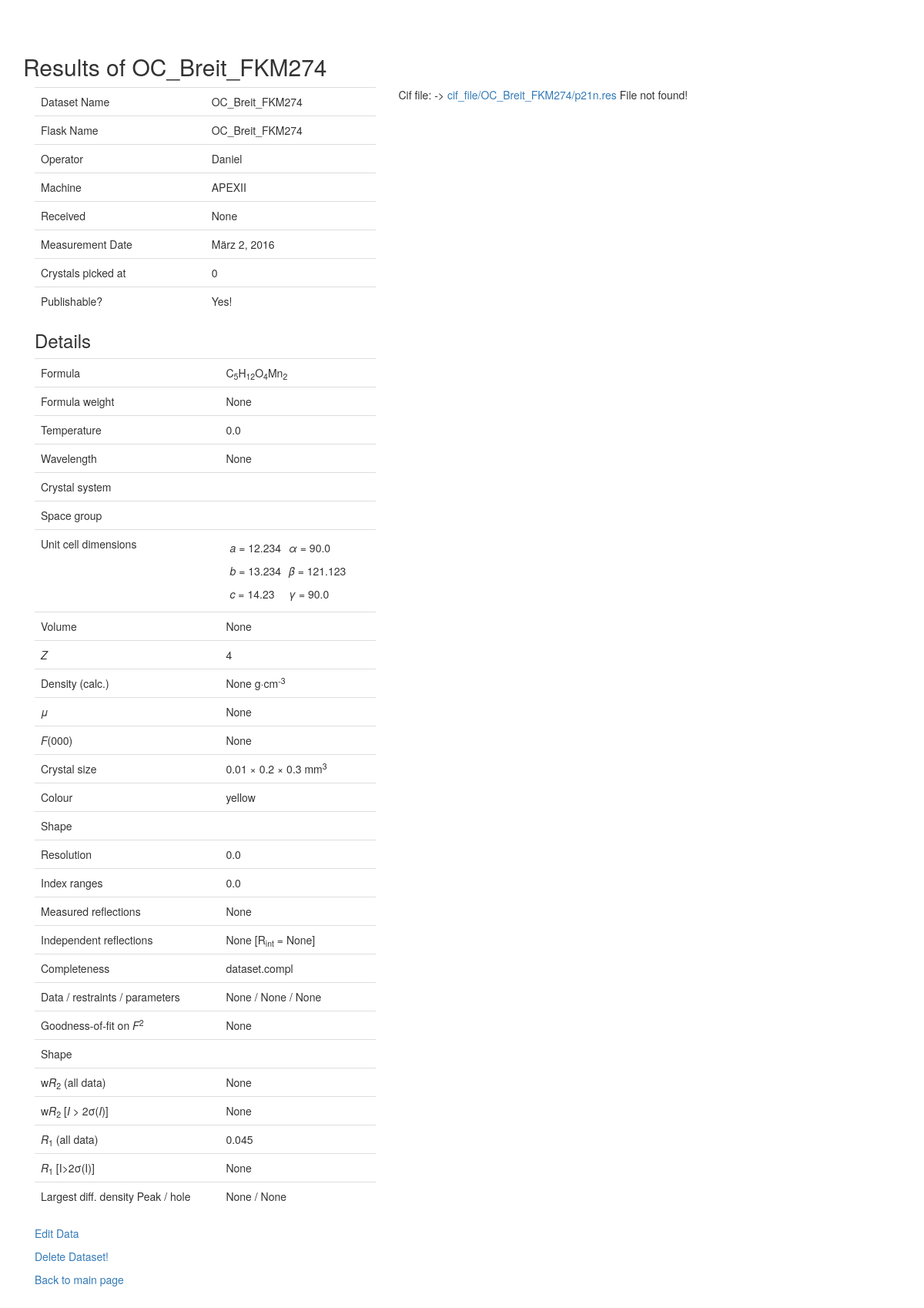
The page /stdb/1/ on the database as committed earlier.
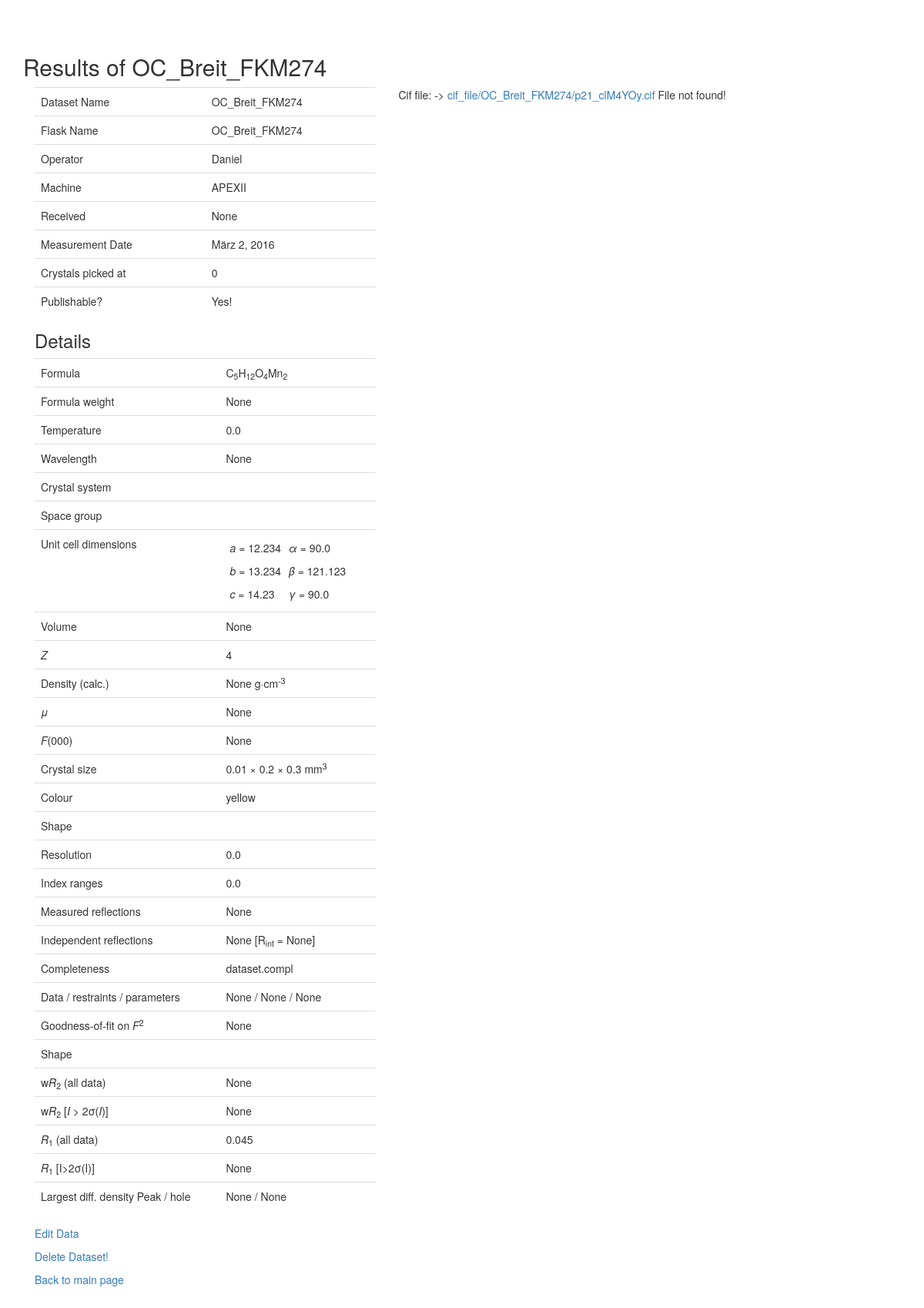
The same page on the database as committed later.
### stdb/models.py (models this page shows, shortened)
class Dataset(models.Model):
    name = models.CharField(max_length=200, unique=True)
    flask_name = models.CharField(max_length=200)
    formula = models.CharField(max_length=200)
    machine = models.CharField(max_length=200)
    operator = models.CharField(max_length=200, verbose_name='Who measured the structure?')
    picked_at = models.IntegerField(verbose_name='Crystals picked at which temperature?', default=0)
    email = models.EmailField(blank=True)
    measure_date = models.DateField(verbose_name='date measured')
    received = models.DateField(verbose_name='date received', blank=True, null=True)
    output = models.DateField(verbose_name='date outgoing', blank=True, null=True)
    crystal_size_x = models.FloatField(max_length=4, default=0, blank=True,
                                       validators = [MinValueValidator(0), MaxValueValidator(500)])
    crystal_size_y = models.FloatField(max_length=4, default=0, blank=True,
                                       validators=[MinValueValidator(0), MaxValueValidator(500)])
    crystal_size_z = models.FloatField(max_length=4, default=0, blank=True,
                                       validators=[MinValueValidator(0), MaxValueValidator(500)])
    customer = models.CharField(max_length=150, blank=True)
    colour = models.CharField(max_length=20, blank=True)
    is_publishable = models.BooleanField(default=False)
    service_structure = models.BooleanField(default=False)
    comment = models.TextField(max_length=2000, blank=True)
    cell_a = models.FloatField(max_length=8, default=0, verbose_name='a', validators = [MinValueValidator(0), MaxValueValidator(500)])
    cell_b = models.FloatField(max_length=8, default=0, verbose_name='b', validators=[MinValueValidator(0), MaxValueValidator(500)])
    cell_c = models.FloatField(max_length=8, default=0, verbose_name='c', validators=[MinValueValidator(0), MaxValueValidator(500)])
    alpha = models.FloatField(max_length=8, default=0, validators = [MinValueValidator(0), MaxValueValidator(180)])
    beta = models.FloatField(max_length=8, default=0, validators = [MinValueValidator(0), MaxValueValidator(180)])
    gamma = models.FloatField(max_length=8, default=0, validators = [MinValueValidator(0), MaxValueValidator(180)])
    R1_all = models.FloatField(max_length=5, validators = [MinValueValidator(0), MaxValueValidator(1)], blank=True, null=True)
    wR2_all = models.FloatField(max_length=5, validators = [MinValueValidator(0), MaxValueValidator(1)], blank=True, null=True)
    R1_2s = models.FloatField(max_length=5, validators = [MinValueValidator(0), MaxValueValidator(1)], blank=True, null=True)
    wR2_2s = models.FloatField(max_length=5, validators = [MinValueValidator(0), MaxValueValidator(1)], blank=True, null=True)
    density = models.FloatField(max_length=5, verbose_name='density (calc)', blank=True, null=True)
    mu = models.FloatField(max_length=5, verbose_name='absorption [mm-1]', blank=True, null=True)
    formular_weight = models.FloatField(max_length=8, verbose_name='Formular weight', blank=True, null=True)
    shape = models.CharField(max_length=20, blank=True)
    temperature = models.FloatField(max_length=5, verbose_name='Temperature [K]', blank=True, default=0, null=True)
    crystal_system = models.CharField(max_length=15, blank=True)
    space_group = models.CharField(max_length=15, blank=True)
    volume = models.FloatField(max_length=5, blank=True, null=True)
    z = models.IntegerField(blank=True, null=True)
    fnull = models.IntegerField(blank=True, null=True)
    wavelength = models.FloatField(max_length=10, blank=True, null=True)
    radiation_type = models.CharField(max_length=18, blank=True)
    theta_min = models.FloatField(max_length=10, blank=True, null=True)
    theta_max = models.FloatField(max_length=10, blank=True, null=True)
    measured_refl = models.IntegerField(blank=True, null=True)
    completeness = models.IntegerField(blank=True, null=True)
    indep_refl = models.IntegerField(blank=True, null=True)
    refl_used = models.IntegerField(blank=True, null=True)
    r_int = models.FloatField(max_length=10, blank=True, null=True)
    parameters = models.IntegerField(blank=True, null=True)
    restraints = models.IntegerField(blank=True, null=True)
    peak = models.FloatField(max_length=10, blank=True, null=True)
    hole = models.FloatField(max_length=10, blank=True, null=True)
    goof = models.FloatField(max_length=10, blank=True, null=True)
    cif_file = models.FileField(upload_to=get_filename, verbose_name='CIF File', blank=True)
    res_file = models.FileField(upload_to=get_filename, verbose_name='RES File', blank=True)
    cell_a.short_description = 'Unit Cell Parameter a'
    cell_b.short_description = 'Unit Cell Parameter b'
    cell_c.short_description = 'Unit Cell Parameter c'
    alpha.short_description = 'Unit Cell Parameter alpha'
    beta.short_description = 'Unit Cell Parameter beta'
    gamma.short_description = 'Unit Cell Parameter gamma'
    z.empty_value_display = '?'
    class Meta:
        ordering = ['-measure_date', '-name']
    def was_measured_recently(self):
        now = datetime.date.today()
        return now - datetime.timedelta(days=7) <= self.measure_date <= now
    is_publishable.short_description = 'publishable?'
    is_publishable.boolean = True
    was_measured_recently.admin_order_field = 'measure_date'
    was_measured_recently.boolean = True
    was_measured_recently.short_description = 'Measured recently?'
    def getsize(self):
        try:
            self.cif_file.size
        except:
            return 'File not found!'
        if 1000 <= self.cif_file.size < 1000000:
              return '{:.2f} {}'.format(self.cif_file.size / 1000, 'kB')
        else:
           return '{:.2f} {}'.format(self.cif_file.size / 1000000, 'MB')
    def publishable(self):
        if self.is_publishable:
            return True
        else:
            return False
    def format_formula(self):
        new_string = ''
        for n, item in enumerate(self.formula):
            try:
                before = '.,-'.find(self.formula[n + 1])
            except(IndexError):
                before = False
            try:
                after = '.,-'.find(self.formula[n - 1])
            except(IndexError):
                after = False
            if item.isdigit() and not (before > 0 or after > 0):
                new_string += '<sub>'+ item +'</sub>'
            else:
                new_string += escape(item)
        return mark_safe(new_string.replace(' ', ''))

### stdb/views.py (the view)
# urls.py: url(r'^(?P<pk>\d+)/$', detail_view, name='detail'),
def detail_view(request, pk=None):
    instance = get_object_or_404(Dataset, pk=pk)
    form = DocumentForm(instance=instance)
    context = {
        'dataset': instance,
        'form': form,
    }
    return render(request, 'detail.html', context)

### stdb/templates/detail.html (shortened to what the changed rows need)
{% extends "base.html" %}
{% block content %}
<div class="row">
    <div class="col-lg-10">
    {% block title %}<h2 class="sm-title">Results of {{ dataset.name }}</h2>{% endblock %}
    <p>
    <div class="col-md-6">
    <table class="table">
    <tr><td>Dataset Name</td>           <td>{{ dataset.name }} </td></tr>
    <tr><td>Flask Name</td>             <td>{{ dataset.name }}  </td></tr>
    <tr><td>Operator</td>               <td>{{ dataset.operator }} </td></tr>
    <tr><td>Machine</td>                <td> {{ dataset.machine }} </td></tr>
    <tr><td>Received</td>               <td> {{ dataset.received }} </td></tr>
    <tr><td>Measurement Date</td>       <td> {{ dataset.measure_date }} </td></tr>
    <tr><td>Crystals picked at</td>     <td>{{ dataset.picked_at }} </td></tr>
    </table>
    </p>
    <table class="table" title="Details">
    <thead class=""><tr><h3>Details</h3></tr></thead>
    <tr><td>Formula</td>                    <td>{{ dataset.format_formula }} </td></tr>
    <tr><td>Formula weight</td>             <td>{{ dataset.formular_weight }} </td></tr>
    <tr><td>Temperature</td>                <td>{{ dataset.temperature }} </td></tr>
    <tr><td>Wavelength</td>                 <td>{{ dataset.wavelength }} </td></tr>
    <tr><td>Crystal system</td>             <td>{{ dataset.crystal_system }} </td></tr>
    <tr><td>Space group</td>                <td>{{ dataset.space_group }} </td></tr>
    <tr><td>Unit cell dimensions</td>
        <td>
        <table class="table-condensed">
            <tr><td><em>a</em> = {{ dataset.cell_a }}</td>  <td> <em>&alpha;</em> = {{ dataset.alpha }} </td>    </tr>
            <tr><td><em>b</em> = {{ dataset.cell_b }}</td>  <td> <em>&beta;</em> = {{ dataset.beta }}</td>       </tr>
            <tr><td><em>c</em> = {{ dataset.cell_c }}</td>  <td> <em>&gamma;</em> = {{ dataset.gamma }}</td>     </tr>
        </table>
        </td>
    </tr>
    <tr><td>Volume</td>                     <td>{{ dataset.volume }} </td></tr>
    <tr><td><em>Z</em></td>                 <td>{{ dataset.z }} </td></tr>
    <tr><td>Density (calc.)</td>            <td>{{ dataset.density }} g&CenterDot;cm<sup>-3</sup></td></tr>
    <tr><td><em>&mu;</em></td>              <td>{{ dataset.mu }} </td></tr>
    <tr><td><em>F</em>(000)</td>            <td>{{ dataset.fnull }} </td></tr>
    <tr><td>Crystal size</td>               <td>{{ dataset.crystal_size_x }} &times; {{ dataset.crystal_size_y }} &times; {{ dataset.crystal_size_z }} mm<sup>3</sup></td></tr>
    <tr><td>Colour</td>                     <td>{{ dataset.colour }} </td></tr>
    <tr><td>Shape</td>                      <td>{{ dataset.shape }} </td></tr>
    <tr><td>Resolution</td>                 <td>{{ dataset.temperature }}  </td></tr> {% comment  %}add function to report resol in A and 2theta{% endcomment %}
    <tr><td>Index ranges</td>               <td>{{ dataset.temperature }} </td></tr> {% comment  %}maybe not?{% endcomment %}
    <tr><td>Measured reflections</td>       <td>{{ dataset.measured_refl }} </td></tr>
    <tr><td>Independent reflections</td>    <td>{{ dataset.indep_refl }} [R<sub>int</sub> = {{ dataset.r_int }}]</td></tr>
    <tr><td>Completeness</td>               <td> dataset.compl </td></tr>
    <tr><td>Data / restraints / parameters</td>      <td>{{ dataset.indep_refl }} / {{ dataset.restraints }} / {{ dataset.parameters }}</td></tr>
    <tr><td>Goodness-of-fit on <em>F</em><sup>2</sup></td>      <td>{{ dataset.goof }} </td></tr>
    <tr><td>Shape</td>                      <td>{{ dataset.shape }} </td></tr>
    <tr><td>w<em>R</em><sub>2</sub> (all data)     </td>    <td>{{ dataset.wR2_all }}</td></tr>
    <tr><td>w<em>R</em><sub>2</sub> [<em>I</em> > 2&sigma;(<em>I</em>)]</td>    <td>{{ dataset.wR2_2s }}</td></tr>
    <tr><td><em>R</em><sub>1</sub> (all data)          </td>    <td>{{ dataset.R1_all }}</td></tr>
    <tr><td><em>R</em><sub>1</sub> [I>2&sigma;(I)] </td>    <td>{{ dataset.R1_2s }}</td></tr>
    <tr><td>Largest diff. density Peak / hole      </td>    <td>{{ dataset.peak }} / {{ dataset.hole }}</td></tr>
    </table>
    <p>
        <a href="{% url 'stdb:update' pk=dataset.id %}">Edit Data</a>
    </p>
    <p>
        <a href="{% url 'stdb:delete' pk=dataset.id %}">Delete Dataset!</a>
    </p>
    <p>
        <a href="{% url 'stdb:index' %}">Back to main page</a>
    </p>
    </div>
    <div class="col-lg-6">
        <tr><td colspan="1">
            {% if dataset.cif_file %}
                <p>
                Cif file: -> <a href="{{ dataset.cif_file.url }}">{{ dataset.cif_file.name }}</a> {{ dataset.getsize }}
                </p>
            {% else %}
                <p>No cif file uploaded.</p>
            {% endif %}
        </td></tr>
    </div>
</div>
<br>
{% endblock content %}

Rows that differ between the two databases and show on the page:
changed Dataset "OC_Breit_FKM274": cif_file.name "cif_file/OC_Breit_FKM274/p21n.res" → "cif_file/OC_Breit_FKM274/p21_clM4YOy.cif"
